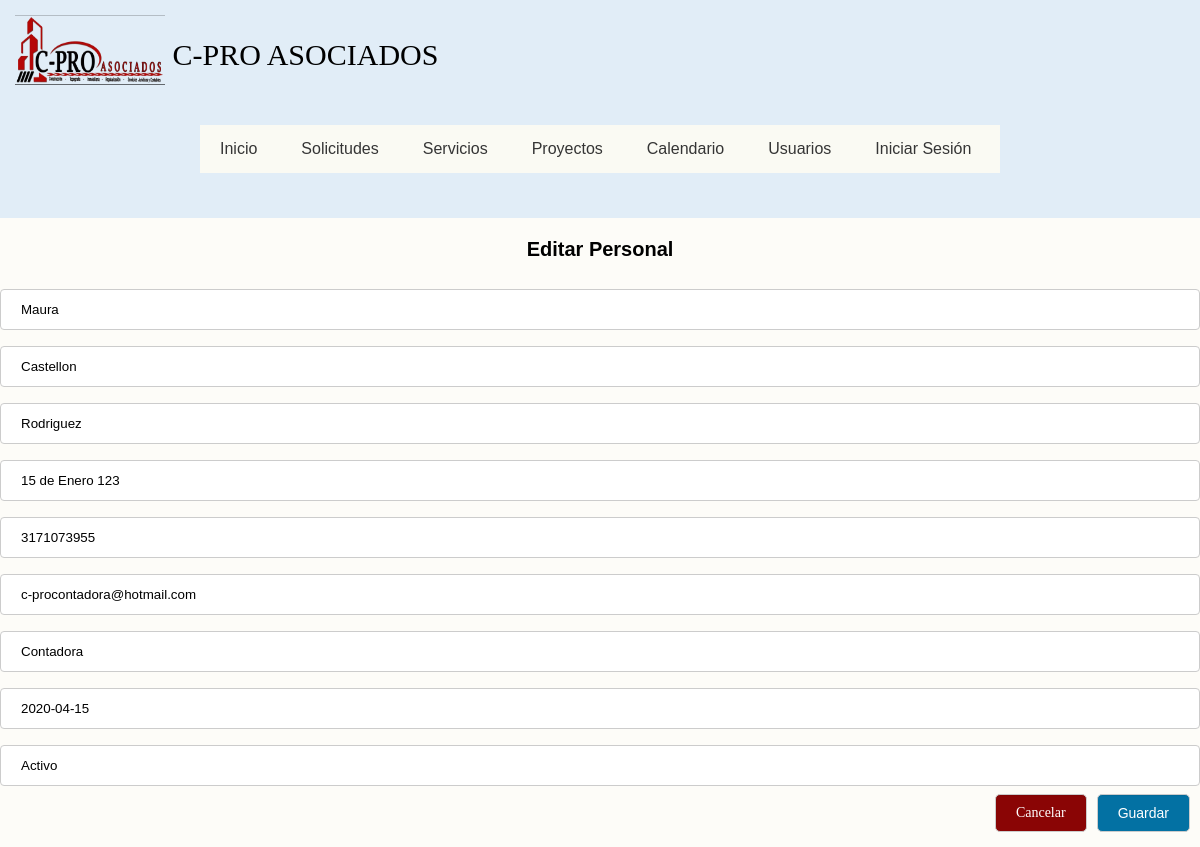
/Administrador/updatepersonal.php?idpersonal=4, run on the app's committed database.
### tables this page shows
CREATE TABLE `personal` (
  `idpersonal` int(11) NOT NULL,
  `nombre` varchar(45) DEFAULT NULL,
  `apellidopat` varchar(45) DEFAULT NULL,
  `apellidomat` varchar(45) DEFAULT NULL,
  `domicilio` varchar(100) DEFAULT NULL,
  `telefono` varchar(10) DEFAULT NULL,
  `correo` varchar(45) DEFAULT NULL,
  `puesto` varchar(45) DEFAULT NULL,
  `fechareg` date DEFAULT NULL,
  `estatus` varchar(45) DEFAULT NULL
);

### Administrador/updatepersonal.php (the view, shortened to what this page needs)
<?php
    include_once 'conexion.php';
    if (isset($_GET['idpersonal'])) {
    	$id=(int) $_GET['idpersonal'];
        $buscar_id=$con->prepare('SELECT * FROM personal WHERE idpersonal=:idpersonal LIMIT 1');
        $buscar_id->execute(array(
        	':idpersonal'=>$id
        ));
    	$resultado=$buscar_id->fetch();
    }else{
    	header('Location: personal.php');
    }
?>
<!DOCTYPE html>
<html lang="en">
<head>
	<link rel="stylesheet" href="css/solicitud.css">
    <link rel="stylesheet" href="css/estilos.css">
</head>
<body>
    <header>
        <div class="logo">
                <a href="#"><img src="../img/logo.png" width="150" alt=""></a>
                <a href="#">C-PRO ASOCIADOS</a>
            </div>
        <nav class="navegacion">
            <ul class="menu">
                <li><a href="../index.php">Inicio</a></li>
                <li><a href="#">Solicitudes</a>
                </li>
                <li><a href="servicios.html">Servicios</a></li>
                <li><a href="proyectos.php">Proyectos</a>
                </li>
                <li><a href="indexcalend.html">Calendario</a>
                </li>
                <li><a href="#">Usuarios</a>
                </li>
                <li><a href="login_usuario.php">Iniciar Sesión</a>
                </li>
            </ul>
        </nav>
    </header>
	<div class="contenedor">
		<h2>Editar Personal</h2>
		<form action="personal.php" method="post">
			<div class="form-group">
				<input type="text" name="nombre" value="<?php if($resultado) echo $resultado['nombre'];?>" class="input_text">
			</div>
			<div class="form-group">
				<input type="text" name="apellidopat" value="<?php if($resultado) echo $resultado['apellidopat'];?>" class="input_text">
			</div>
			<div class="form-group">
				<input type="text" name="apellidomat" value="<?php if($resultado) echo $resultado['apellidomat'];?>" class="input_text">
			</div>
			<div class="form-group">
				<input type="text" name="domicilio" value="<?php if($resultado) echo $resultado['domicilio'];?>" class="input_text">
			</div>
			<div class="form-group">
				<input type="text" name="telefono" value="<?php if($resultado) echo $resultado['telefono'];?>" class="input_text">
			</div>
			<div class="form-group">
				<input type="text" name="correo" value="<?php if($resultado) echo $resultado['correo'];?>" class="input_text">
			</div>
			<div class="form-group">
				<input type="text" name="puesto" value="<?php if($resultado) echo $resultado['puesto'];?>" class="input_text">
			</div>
			<div class="form-group">
				<input type="text" name="fechareg" value="<?php if($resultado) echo $resultado['fechareg'];?>" class="input_text">
			</div>
			<div class="form-group">
				<input type="text" name="estatus" value="<?php if($resultado) echo $resultado['estatus'];?>" class="input_text">
			</div>
			<div class="btn__group">
				<a href="personal.php" class="btn btn__danger">Cancelar</a>
				<input type="submit" name="guardar" value="Guardar" class="btn btn__primary">
			</div>
		</form>
	</div>
</body>
</html>

### Administrador/css/solicitud.css (style rules this page uses)
* { padding: 0; margin: 0px; box-sizing: border-box; }
a { text-decoration: none; }
input[type=text], select { width: 100%; padding: 12px 20px; margin: 8px 0; display: inline-block; border: 1px solid #ccc; border-radius: 4px; box-sizing: border-box; }
h2 { display: block; margin-top: 20px; margin-bottom: 20px; text-align: center; font-size: 20px; font-family: sans-serif; font-weight: bold; color: black; }
form .btn { border: 1px solid #ccc; border-radius: 5px; box-shadow: 0 1px 1px rgba(0, 0, 0, 0.075) inset; color: #fff; display: block; font-size: 14px; background: rgb(3, 113, 163); margin-bottom: 15px; padding: 10px 20px; margin-right: 10px; outline: medium none; cursor: pointer; }
.btn__group { width: 100%; display: flex; flex-direction: row; justify-content: flex-end; }
.btn__primary { background: rgb(3, 113, 163); }
.btn__danger { background: #8a0505 !important; }

### Administrador/css/estilos.css (style rules this page uses)
* { margin:0; padding: 0; -webkit-box-sizing:border-box; -moz-box-sizing: border-box; box-sizing: border-box; }
body { background:#FDFCF8; }
header { background: #E1EDF7; width: 100%; padding: 15px; display: flex; justify-content: space-between; align-items: center; flex-direction: row; flex-wrap: wrap; }
header .logo { color: #fff; font-size: 30px }
header .logo img { width: 150px; height: 70px; vertical-align: top; }
header .logo a { color: black; text-decoration: none; line-height: 80px; }
.navegacion { width: 800px; margin: 30px auto; background: #FAFAF3; }
.navegacion ul { list-style: none; }
.menu > li { display: inline-block; }
.menu > li > a { display: block; padding: 15px 20px; color: #353535; font-family: sans-serif; text-decoration: none; text-align: center; }

### data on the page
personal: nombre "Maura", apellidopat "Castellon", apellidomat "Rodriguez", domicilio "15 de Enero 123", telefono "3171073955", correo "c-procontadora@hotmail.com", puesto "Contadora", fechareg "2020-04-15", estatus "Activo"
